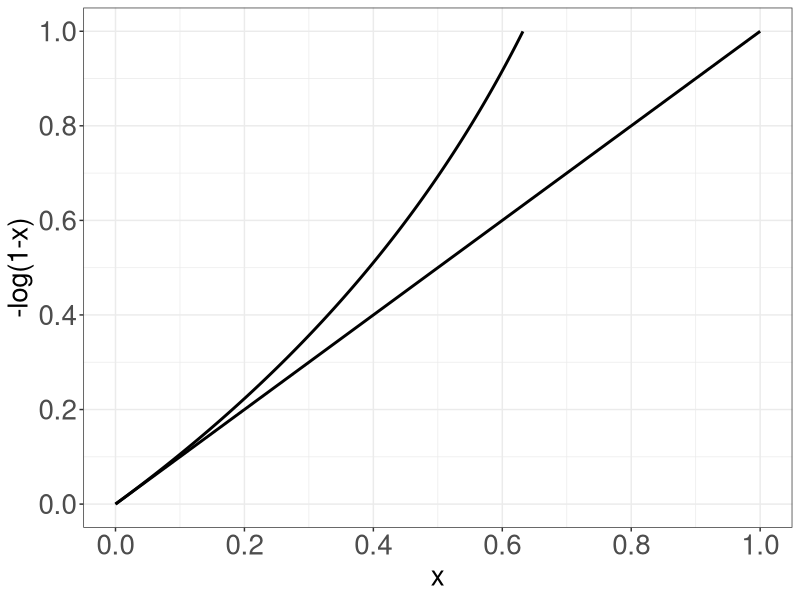

The R source for this figure:
## ---- chunk 1
#| label: figure-4.3-r
#| fig-width: 8.27
#| fig-height: 8.27
#| out-width: 66%

# Plot content
x  <- seq(0, 1, by = 0.001)
y1 <- -log(1-x)

# Plot data 
pdata <- data.frame(x  = x,
                    y2 = x,
                    y1 = y1)

# General plotting style 
library(ggplot2)
theme_general <- theme_bw() +
  theme(text = element_text(size = 20), 
        axis.text.x = element_text(size = 20), 
        axis.text.y = element_text(size = 20),
        legend.position = "none")

# Create the plot
fig4.3 <- ggplot(aes(x = x, y = y2), data = pdata) +
  geom_line(size = 1) +
  geom_line(aes(x = x, y = y1), data = pdata, size = 1) +
  ylab("-log(1-x)") +
  xlab("x") +
  scale_y_continuous(expand = expansion(mult = c(0.05, 0.05)), 
                     limits = c(0, 1), breaks = seq(0, 1, 0.2)) +
  scale_x_continuous(expand = expansion(mult = c(0.05, 0.05)), 
                     limits = c(0, 1), breaks = seq(0, 1, 0.2)) +
  theme_general

fig4.3
